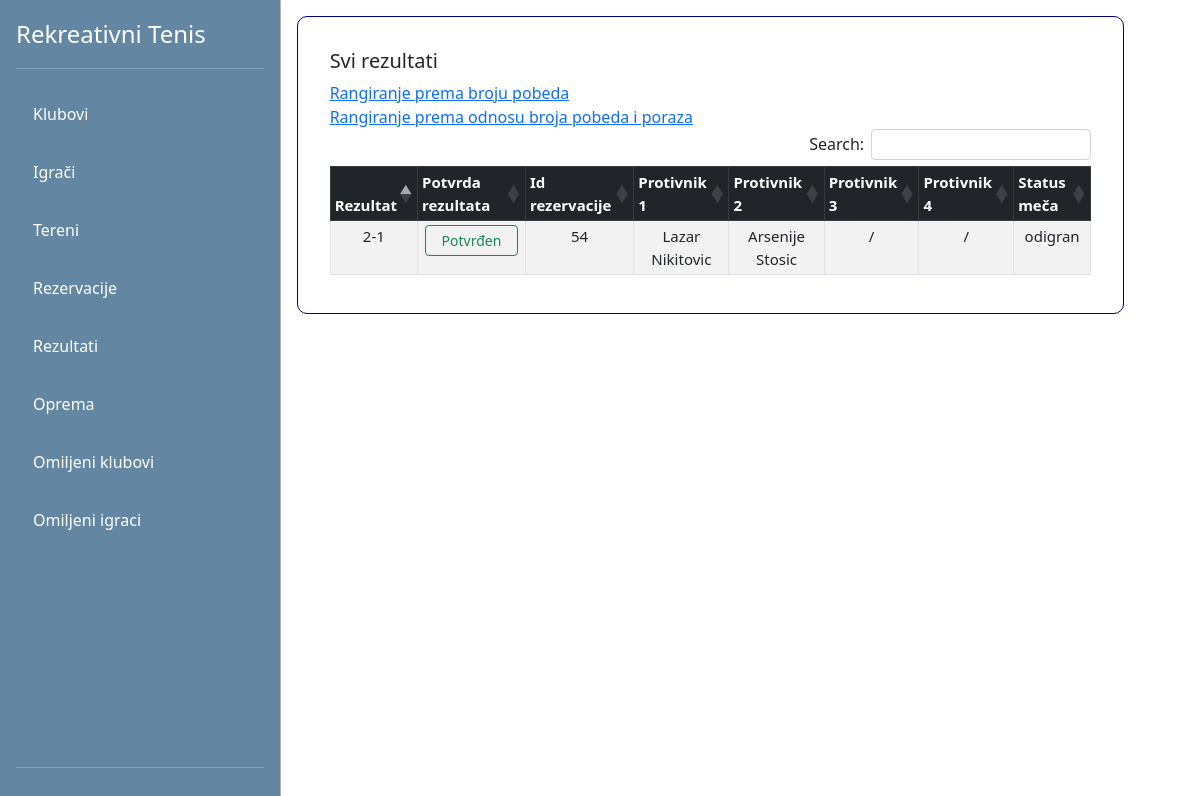
Screenshot of /view-gosti/results.php with the database file from the repository.
### tables this page shows
CREATE TABLE `pregled_rezultata` (
  `id` int(11) NOT NULL,
  `rezultat` varchar(255) NOT NULL,
  `potvrda_rezultata` bit(1) NOT NULL,
  `id_rezervacije` int(11) NOT NULL,
  `status_meca` varchar(255) NOT NULL
);

CREATE TABLE `korisnici` (
  `id` int(11) NOT NULL,
  `ime` varchar(255) NOT NULL,
  `prezime` varchar(255) NOT NULL,
  `pol` varchar(50) DEFAULT NULL,
  `visina` int(11) DEFAULT NULL,
  `godine` int(11) DEFAULT NULL,
  `pobeda` int(11) DEFAULT NULL,
  `porazi` int(11) DEFAULT NULL,
  `naziv_kluba` varchar(255) DEFAULT NULL,
  `email` varchar(255) NOT NULL,
  `lozinka` varchar(255) NOT NULL,
  `profilna_slika` longblob DEFAULT NULL,
  `id_opreme` int(11) DEFAULT NULL,
  `id_uloge` int(11) NOT NULL
);

### config/DB.php (called while the page is built)
<?php
class DB{
    private static $factory;
    public static function createInstance($config = null)
    {
        $settings['dbname'] = 'rekreativnitenisdb';
        $settings['dbhost'] = '127.0.0.1';
        $settings['dbuser'] = 'root';
        $settings['dbpass'] = '';
        try{
            $dsn = 'mysql:dbname=' . $settings['dbname'] . ';host=' . $settings['dbhost'];
            $pdo = new PDO($dsn, $settings['dbuser'], $settings['dbpass'], array(PDO::MYSQL_ATTR_INIT_COMMAND => "SET NAMES utf8"));
            $pdo->setAttribute(PDO::ATTR_ERRMODE, PDO::ERRMODE_EXCEPTION);
            $pdo->setAttribute(PDO::ATTR_EMULATE_PREPARES, true);
            $pdo->setAttribute(PDO::ATTR_DEFAULT_FETCH_MODE, PDO::FETCH_ASSOC);
            self::$factory[$config] = $pdo;
            return self::$factory[$config];
        }
        catch (PDOException $e) {
            die ('Connection failed: ' . $e->getMessage());
        }
    }
}
?>

### DAO/PregledRezultataDAO.php (called while the page is built, shortened)
<?php
require_once '../config/DB.php';
class PregledRezultataDAO
{
    private $db;
    public function __construct()
    {
        $this->db = DB::createInstance();
    }
    public function getAllJOIN()
    {
        $sql = "SELECT rez.*, pre.* FROM rezervacije rez join pregled_rezultata pre on rez.id = pre.id_rezervacije;";
        $statement = $this->db->prepare($sql);
        $statement->execute();
        $res = $statement->fetchAll();
        return $res;
    }
}

### DAO/KorisnikDAO.php (called while the page is built, shortened)
<?php
require_once '../config/DB.php';
class KorisnikDAO
{
    private $db;
    public function __construct()
    {
        $this->db = DB::createInstance();
    }
    public function getAllIgraciById($id)
    {
        $sql = "SELECT k.* FROM korisnici k INNER JOIN uloge u ON k.id_uloge = u.id WHERE u.naziv_uloge='igrac' and k.id=?";
        $statement = $this->db->prepare($sql);
        $statement->bindValue(1, $id);
        $statement->execute();
        $res = $statement->fetch();
        if ($res != false) return $res;
        return null;
    }
}

### view-gosti/results.php (the view, shortened to what this page needs)
<?php
require_once './partials/navigacija.php';
require_once '../DAO/PregledRezultataDAO.php';
require_once '../DAO/KorisnikDAO.php';
$rezultati = new PregledRezultataDAO();
$rezultati = $rezultati->getAllJOIN();
$korisnikDAO = new KorisnikDAO();
?>
<div class="container" style=" background-repeat: no-repeat; background-size: cover">
    <div class="row">
        <div class="container m-3" style="width: 90%;background-color: white; padding: 2rem; border: 1px solid darkblue; border-radius:10px">
            <h5>Svi rezultati</h5>
            <a href="win.php">Rangiranje prema broju pobeda</a><br>
            <a href="win-loses.php">Rangiranje prema odnosu broja pobeda i poraza</a>
            <table class="table table-sm table-bordered  text-center  table-striped  table-sm mt-3" cellspacing="0" style=" margin-left:auto;margin-right:auto;font-size: 15px;" id="dtBasicExample">
                <thead class="table-dark sticky-top bg-white">
                    <tr>
                        <th class="th-sm">Rezultat</th>
                        <th class="th-sm">Potvrda rezultata</th>
                        <th class="th-sm">Id rezervacije</th>
                        <th class="th-sm">Protivnik 1</th>
                        <th class="th-sm">Protivnik 2</th>
                        <th class="th-sm">Protivnik 3</th>
                        <th class="th-sm">Protivnik 4</th>
                        <th class="th-sm">Status meča</th>
                    </tr>
                </thead>
                <tbody>
                    <?php foreach ($rezultati as $item) : ?>
                        <tr>
                            <td><?= $item['rezultat'] ?></td>
                            <td><?php echo $item['potvrda_rezultata'] == 1 ? ' <button class="btn btn-sm btn-outline-success px-3">Potvrđen</button>' : '<button class="btn btn-sm btn-outline-danger">Nepotvrđen</button>'; ?></td>
                            <td><?= $item['id_rezervacije'] ?></td>
                            <td>
                                <?php
                                $igraci = $korisnikDAO->getAllIgraciById($item['id_igraca1']);
                                if ($igraci != null)
                                    echo $igraci['ime'] . ' ' . $igraci['prezime'];
                                else
                                    echo '/';
                                ?>
                            </td>
                            <td>
                                <?php
                                $igraci = $korisnikDAO->getAllIgraciById($item['id_igraca2']);
                                if ($igraci != null)
                                    echo $igraci['ime'] . ' ' . $igraci['prezime'];
                                else
                                    echo '/';
                                ?>
                            </td>
                            <td>
                                <?php
                                $igraci = $korisnikDAO->getAllIgraciById($item['id_igraca3']);
                                if ($igraci != null)
                                    echo $igraci['ime'] . ' ' . $igraci['prezime'];
                                else
                                    echo '/';
                                ?>
                            </td>
                            <td>
                                <?php
                                $igraci = $korisnikDAO->getAllIgraciById($item['id_igraca4']);
                                if ($igraci != null)
                                    echo $igraci['ime'] . ' ' . $igraci['prezime'];
                                else
                                    echo '/';
                                ?>
                            </td>
                            <td><?= $item['status_meca'] ?></td>
                        </tr>
                    <?php endforeach; ?>
                </tbody>
            </table>
        </div>
        <?php
        require_once './partials/footer.php';
        ?>

### view-gosti/css/style.css (style rules this page uses)
.container { max-width: 100%; max-height: 100%; }

### rows the page displays
pregled_rezultata: rezultat "2-1", potvrda_rezultata "Potvrđen", id_rezervacije "54", korisnici.ime "Lazar", korisnici.prezime "Nikitovic", korisnici.ime "Arsenije", korisnici.prezime "Stosic", status_meca "odigran"
